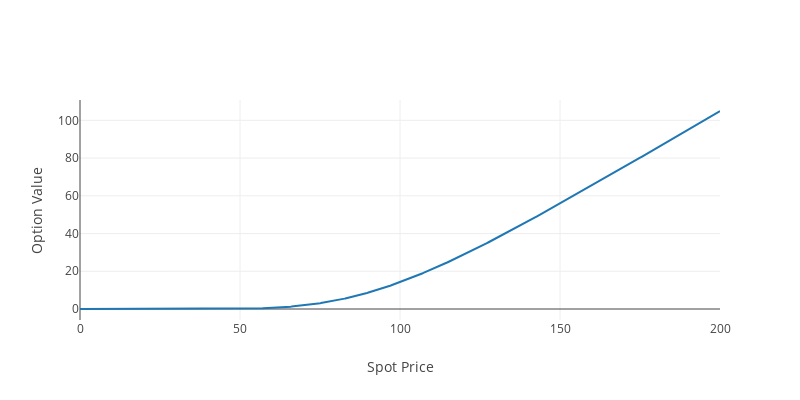
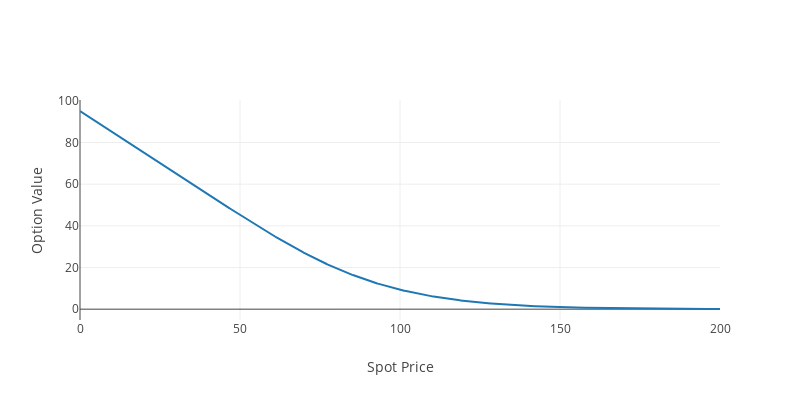

The notebook cell these images were saved under, in order:
### Code cell
# 위험 중립 세계에서 u와 d의 변동성을 일치 시킴(12.7)
# 배당수익률 q인 주가지수 유러피안 옵션의 n기간 이항모형 (12.11)
def Binomial_European_n_period(option_type, S, K, rf, T, n, sigma, q, vu=0):
    dt = T / n                              # T : maturity, n : period
    u = np.exp(sigma * np.sqrt(dt))
    d = 1 / u                               
    a = np.exp((rf - q) * dt)               # rf는 무위험 이자율, q는 연속배당수익률
    df = 1 / np.exp(rf * T)                 # df는 discount factor 할인계수
    prob = (a - d) / (u - d)
    
    if option_type == 'call':
        for i in range(n+1):
            st = S * (u ** i) * (d ** (n - i))
            vu = vu + stat.binom(n, prob).pmf(i) * max(st - K, 0) * df

        return vu
    else:
        for i in range(n+1):
            st = S * (u ** i) * (d ** (n - i))
            vu = vu + stat.binom(n, prob).pmf(i) * max(K - st, 0) * df

        return vu

print(Binomial_European_n_period(option_type='call', S=100, K=100, rf=0.05, T=1, n=1000, sigma=0.3, q=0))
print(Binomial_European_n_period(option_type='put', S=100, K=100, rf=0.05, T=1, n=1000, sigma=0.3, q=0))

# S = np.linspace(0, 200, 1000)
# Call_Value = np.zeros(len(S))
# Put_Value = np.zeros(len(S))

# for i in range(len(S)):
#     Call_Value[i] = Binomial_European_n_period(option_type='call', S=S[i], K=100, rf=0.05, T=1, n=1000, sigma=0.3, q=0)
#     Put_Value[i] = Binomial_European_n_period(option_type='put', S=S[i], K=100, rf=0.05, T=1, n=1000, sigma=0.3, q=0)

# trace1 = go.Scatter(x=S, y=Call_Value)
# data1=[trace1]
# trace2 = go.Scatter(x=S, y=Put_Value)
# data2=[trace2]
# layout = go.Layout(width=800, height=400, xaxis=dict(title='Spot Price'), yaxis=dict(title='Option Value')) 
# fig1 = dict(data=data1, layout=layout)
# fig2 = dict(data=data2, layout=layout)
# iplot(fig1, image='png')
# iplot(fig2, image='png')

### Figure 1 — Plotly figure (JSON) as saved in the notebook; plotly's stock layout.template omitted (floating-point values rounded to 4 significant figures; data arrays with more than 128 entries replaced by an {"elided": "..."} marker saying what was removed)
{"data": [{"type": "scatter", "uid": "625d5af3-8c61-4ba5-95ef-0ddf0da58ec6", "x": {"elided": "1000 float values"}, "y": {"elided": "1000 float values"}}], "layout": {"height": 400, "width": 800, "xaxis": {"title": {"text": "Spot Price"}}, "yaxis": {"title": {"text": "Option Value"}}}}

### Figure 2 — Plotly figure (JSON) as saved in the notebook; plotly's stock layout.template omitted (floating-point values rounded to 4 significant figures; data arrays with more than 128 entries replaced by an {"elided": "..."} marker saying what was removed)
{"data": [{"type": "scatter", "uid": "c7aecb42-a5a0-41a1-bc2e-f19be392c035", "x": {"elided": "1000 float values"}, "y": {"elided": "1000 float values"}}], "layout": {"height": 400, "width": 800, "xaxis": {"title": {"text": "Spot Price"}}, "yaxis": {"title": {"text": "Option Value"}}}}
